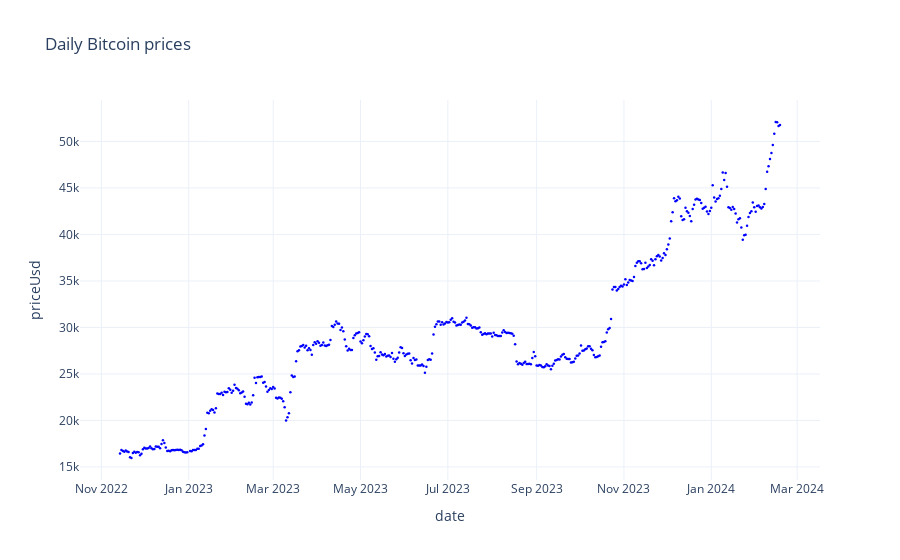

The notebook cell this image was saved under:
### Markdown cell above
##### Visualize the data

### Code cell
fig = px.scatter(daily_bitcoin_prices,
                 x='date',
                 y='priceUsd',
                 title='Daily Bitcoin prices',
                 labels={'price':'Price'},
                 template='plotly_white')
fig.update_traces(marker=dict(size=2.5, color='blue'))

fig.show()

### Figure 1 — Plotly figure (JSON) as saved in the notebook; plotly's stock layout.template omitted (floating-point values rounded to 4 significant figures; data arrays with more than 128 entries replaced by an {"elided": "..."} marker saying what was removed)
{"data": [{"hovertemplate": "date=%{x}<br>priceUsd=%{y}<extra></extra>", "legendgroup": "", "marker": {"color": "blue", "size": 2.5, "symbol": "circle"}, "mode": "markers", "name": "", "orientation": "v", "showlegend": false, "type": "scatter", "x": {"elided": "461 str values"}, "xaxis": "x", "y": {"elided": "461 float values"}, "yaxis": "y"}], "layout": {"legend": {"tracegroupgap": 0}, "title": {"text": "Daily Bitcoin prices"}, "xaxis": {"anchor": "y", "domain": [0, 1], "title": {"text": "date"}}, "yaxis": {"anchor": "x", "domain": [0, 1], "title": {"text": "priceUsd"}}}}
